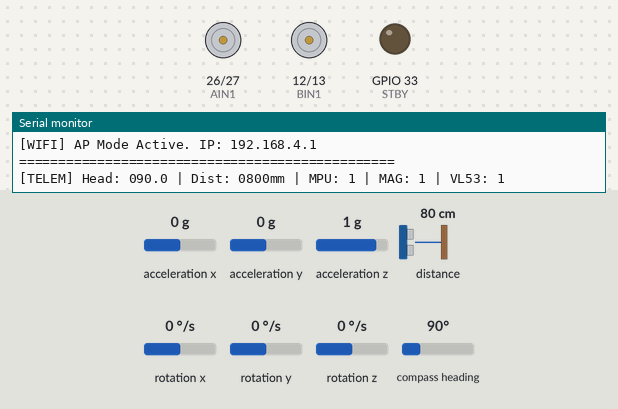
Bench run of a sketch on a simulated ESP32. Parts: motor-driver pin pairs drawn as motors (green arrow = first pin HIGH = forward, orange = second pin HIGH = backward, longer = more drive, scaled by the enable pin, stopped while the standby pin is LOW), output pins drawn as LEDs (lit = HIGH), the last lines printed to the serial monitor. Wiring (inferred from the names in the program): QMC5883L compass at I2C address 0x0D; MPU-6050 motion sensor at I2C address 0x68. Inputs (shaded band) come from the test bench; at power-on: acceleration x 0 g, acceleration y 0 g, acceleration z 1 g, distance to the obstacle 80 cm, rotation x 0 °/s, rotation y 0 °/s, rotation z 0 °/s, compass heading 90°. EEPROM starts erased.

Above: at 2.7 s.
At 4.5 s:
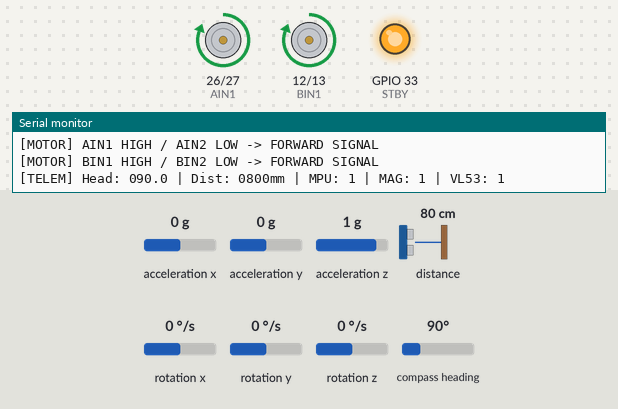
At 10.5 s:
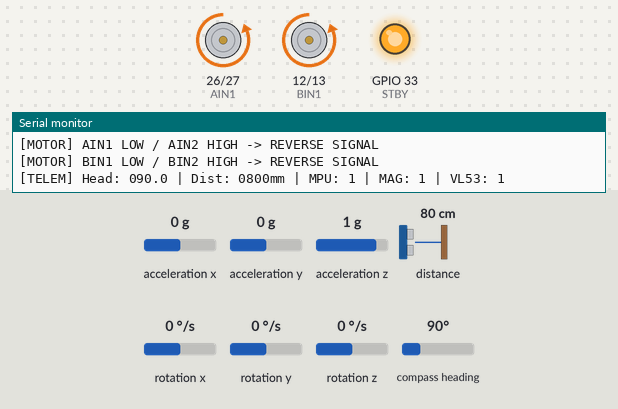
At 13.5 s:
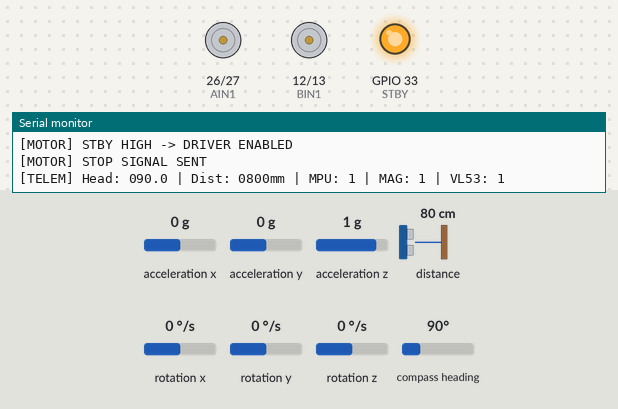
Timing chart, 0 to 16.3 s (numbered marks = the images above):
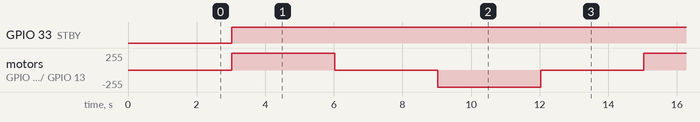

Measured:
- by itself, GPIO 33 (STBY): LOW → HIGH at 3.0 s
- by itself, motor on GPIO 26 (AIN1) / GPIO 27 (AIN2), motor on GPIO 12 (BIN1) / GPIO 13 (BIN2): repeats every 12.0 s: stopped 3.0 s, backward 255/255 3.0 s, stopped 3.0 s, forward 255/255 3.0 s

The sketch:

debug.ino
```cpp
#include <Wire.h>
#include <WiFi.h>
#include <WebServer.h>
#include <Preferences.h>
#include <math.h>
#include <Adafruit_VL53L0X.h> // Required for ST's proprietary ToF init sequence

// ==========================================
// PINS & HARDWARE CONFIGURATION
// ==========================================
#define I2C_SDA 21
#define I2C_SCL 22

// Motor Driver Pins (TB6612FNG)
#define PWMA 25
#define AIN1 26
#define AIN2 27
#define PWMB 14
#define BIN1 12  // CAUTION: Strapping pin. Do not pull HIGH externally at boot.
#define BIN2 13
#define STBY 33

// I2C Addresses
#define MPU_ADDR 0x68
#define QMC_ADDR 0x0D
#define HMC_ADDR 0x1E
#define VL53_ADDR 0x29

// Tuning & Constants
const int REQUIRED_UNIQUE_SAMPLES = 800;
const float MPU_ALPHA = 0.2; // Low-pass filter coefficient
float declination = 0.0;     // Adjust for local geographic declination

// ==========================================
// GLOBALS & STATE
// ==========================================
WebServer server(80);
Preferences preferences;
Adafruit_VL53L0X lox = Adafruit_VL53L0X();

// Hardware Status Flags
bool mpuOk = false;
bool magOk = false;
bool vl53Ok = false;
uint8_t magAddr = 0x00;
String magType = "NONE";
bool isHMC = false;

// Sensor Data
float accX = 0, accY = 0, accZ = 0;
float gyroX = 0, gyroY = 0, gyroZ = 0;
float gyroBiasX = 0, gyroBiasY = 0, gyroBiasZ = 0;
float magX = 0, magY = 0, magZ = 0;
float heading = 0.0;
float magOffsetX = 0, magOffsetY = 0, magOffsetZ = 0;
uint16_t distanceMM = 0;

// Calibration State Machine
bool isCalibratingMag = false;
int magCalSamplesCollected = 0;
int16_t lastRawX = 0, lastRawY = 0, lastRawZ = 0;
float magMinX = 32767, magMaxX = -32768;
float magMinY = 32767, magMaxY = -32768;
float magMinZ = 32767, magMaxZ = -32768;

// Timing & Non-Blocking Logic
unsigned long lastConsoleUpdate = 0;
unsigned long lastMotorChange = 0;
unsigned long lastI2CRetry = 0;
int motorDiagnosticState = 0;
String motorLogicStatus = "INIT";

// ==========================================
// WEB DASHBOARD (PROGMEM)
// ==========================================
const char INDEX_HTML[] PROGMEM = R"=====(
<!DOCTYPE html>
<html>
<head>
  <title>ESP32 Advanced Telemetry</title>
  <meta name="viewport" content="width=device-width, initial-scale=1">
  <style>
    body { background-color: #0d1117; color: #00ff00; font-family: 'Courier New', Courier, monospace; margin: 10px; display: flex; flex-direction: column; align-items: center;}
    h1 { color: #58a6ff; border-bottom: 1px solid #30363d; padding-bottom: 10px; width: 100%; text-align: center; font-size: 1.2em;}
    .container { max-width: 600px; width: 100%; }
    .card { background: #161b22; border: 1px solid #30363d; border-radius: 6px; padding: 15px; margin-bottom: 15px; }
    button { background: #238636; color: white; border: none; padding: 10px 20px; border-radius: 5px; cursor: pointer; font-weight: bold; margin-right: 10px; width: 100%; margin-bottom: 10px;}
    button:hover { background: #2ea043; }
    .btn-danger { background: #da3633; }
    .btn-danger:hover { background: #f85149; }
    table { width: 100%; text-align: left; font-size: 0.85em; }
    th, td { padding: 5px; border-bottom: 1px solid #30363d; }
    th { color: #8b949e; width: 45%; }

    #progress-container { width: 100%; background-color: #30363d; border-radius: 5px; margin: 10px 0; display: none; }
    #progress-bar { width: 0%; height: 20px; background-color: #238636; text-align: center; color: white; border-radius: 5px; transition: width 0.1s; }

    #compass-svg { width: 150px; height: 150px; display: block; margin: 10px auto; }
    .compass-ring { stroke: #30363d; stroke-width: 2; fill: none; }
    .compass-degree-mark { stroke: #30363d; stroke-width: 1; }
    .compass-text { fill: #8b949e; font-size: 14px; text-anchor: middle;}
    .compass-text-main { fill: #ffffff; font-weight: bold; font-size: 18px;}
    #compass-needle { fill: #da3633; transition: transform 0.2s ease-out; transform-origin: 75px 75px; }
    #heading-val { font-size: 2em; color: #58a6ff; text-align: center; margin: 0; }
    #dist-val { font-size: 1.5em; color: #f2cc60; text-align: center; margin-top: 5px; }

    .ok { color: #00ff00; font-weight: bold; }
    .err { color: #da3633; font-weight: bold; }
    .warn { color: #f2cc60; font-weight: bold; }
  </style>
</head>
<body>
  <h1>[ ESP32 ] SPY CAR DIAGNOSTICS</h1>

  <div class="container">
    <div class="card">
      <div id="heading-val">0.0&deg;</div>
      <div id="dist-val">RANGE: -- mm</div>
      <svg id="compass-svg" viewBox="0 0 150 150">
        <circle class="compass-ring" cx="75" cy="75" r="70"/>
        <line class="compass-degree-mark" x1="75" y1="5" x2="75" y2="15" /> <line class="compass-degree-mark" x1="145" y1="75" x2="135" y2="75" /> <line class="compass-degree-mark" x1="75" y1="145" x2="75" y2="135" /> <line class="compass-degree-mark" x1="5" y1="75" x2="15" y2="75" />
        <text x="75" y="30" class="compass-text compass-text-main">N</text><text x="130" y="80" class="compass-text">E</text><text x="75" y="135" class="compass-text">S</text><text x="20" y="80" class="compass-text">W</text>
        <g id="compass-needle"><polygon points="75,10 85,75 75,90 65,75" /><circle cx="75" cy="75" r="5" fill="#58a6ff"/></g>
      </svg>
    </div>

    <div class="card">
      <h3>SYSTEM DATA</h3>
      <div id="data">Loading telemetry...</div>
    </div>

    <div class="card">
      <h3>MAG CALIBRATION</h3>
      <div id="progress-container"><div id="progress-bar">0%</div></div>
      <p id="cal-status" class="ok" style="text-align:center;">IDLE (Offsets Active)</p>
      <button id="btn-start" onclick="fetch('/start_cal')">Start Calibration</button>
      <button class="btn-danger" id="btn-reset" onclick="fetch('/reset_cal')">Reset Offsets</button>
    </div>
  </div>

  <script>
    setInterval(() => {
      fetch('/data')
        .then(response => response.json())
        .then(data => {
          document.getElementById('compass-needle').style.transform = `rotate(${data.heading}deg)`;
          document.getElementById('heading-val').innerHTML = `${data.heading.toFixed(1)}&deg;`;
          document.getElementById('dist-val').innerHTML = `RANGE: ${data.dist} mm`;

          if(data.calibrating) {
            document.getElementById('cal-status').innerText = `COLLECTING DATA...`;
            document.getElementById('cal-status').className = "warn";
            document.getElementById('progress-bar').style.width = `${data.cal_pct}%`;
            document.getElementById('progress-bar').innerText = `${data.cal_pct}%`;
            document.getElementById('progress-container').style.display = 'block';
          } else {
            document.getElementById('cal-status').innerText = "IDLE (Offsets Active)";
            document.getElementById('cal-status').className = "ok";
            document.getElementById('progress-container').style.display = 'none';
          }

          document.getElementById('data').innerHTML = `
            <table>
              <tr><th>MPU6050 Status</th><td class="${data.mpuOk ? 'ok' : 'err'}">${data.mpuOk ? 'ONLINE' : 'OFFLINE'}</td></tr>
              <tr><th>Magnetometer Status</th><td class="${data.magOk ? 'ok' : 'err'}">${data.magOk ? 'ONLINE ('+data.magType+')' : 'OFFLINE'}</td></tr>
              <tr><th>VL53L0X Status</th><td class="${data.vl53Ok ? 'ok' : 'err'}">${data.vl53Ok ? 'ONLINE' : 'OFFLINE'}</td></tr>
              <tr><th>Motor Logic</th><td style="color:#58a6ff; font-weight:bold;">${data.motorLog}</td></tr>
              <tr><th>Accel (X,Y,Z)</th><td>${data.aX.toFixed(2)}, ${data.aY.toFixed(2)}, ${data.aZ.toFixed(2)} g</td></tr>
              <tr><th>Gyro (X,Y,Z)</th><td>${data.gX.toFixed(1)}, ${data.gY.toFixed(1)}, ${data.gZ.toFixed(1)} &deg;/s</td></tr>
            </table>
          `;
        });
    }, 200);
  </script>
</body>
</html>
)=====";

// ==========================================
// MOTOR DRIVER LOGIC DIAGNOSTICS
// ==========================================
void initMotorDriver() {
  pinMode(PWMA, OUTPUT); pinMode(AIN1, OUTPUT); pinMode(AIN2, OUTPUT);
  pinMode(PWMB, OUTPUT); pinMode(BIN1, OUTPUT); pinMode(BIN2, OUTPUT);
  pinMode(STBY, OUTPUT);

  digitalWrite(STBY, LOW); // Start disabled
  digitalWrite(AIN1, LOW); digitalWrite(AIN2, LOW); digitalWrite(PWMA, LOW);
  digitalWrite(BIN1, LOW); digitalWrite(BIN2, LOW); digitalWrite(PWMB, LOW);
  Serial.println("[MOTOR] Pins configured. Driver currently DISABLED (STBY LOW).");
}

void testMotorDriver() {
  // Non-blocking logic diagnostic sequence (Cycles every 3 seconds)
  if (millis() - lastMotorChange > 3000) {
    lastMotorChange = millis();
    motorDiagnosticState = (motorDiagnosticState + 1) % 4;

    // Ensure driver is enabled for tests
    digitalWrite(STBY, HIGH);

    switch(motorDiagnosticState) {
      case 0: // STOP
        digitalWrite(AIN1, LOW); digitalWrite(AIN2, LOW); digitalWrite(PWMA, LOW);
        digitalWrite(BIN1, LOW); digitalWrite(BIN2, LOW); digitalWrite(PWMB, LOW);
        motorLogicStatus = "STOP SIGNAL";
        Serial.println("\n[MOTOR] STBY HIGH -> DRIVER ENABLED");
        Serial.println("[MOTOR] STOP SIGNAL SENT");
        break;

      case 1: // FORWARD
        digitalWrite(AIN1, HIGH); digitalWrite(AIN2, LOW); digitalWrite(PWMA, HIGH);
        digitalWrite(BIN1, HIGH); digitalWrite(BIN2, LOW); digitalWrite(PWMB, HIGH);
        motorLogicStatus = "FORWARD SIGNAL";
        Serial.println("\n[MOTOR] AIN1 HIGH / AIN2 LOW -> FORWARD SIGNAL");
        Serial.println("[MOTOR] BIN1 HIGH / BIN2 LOW -> FORWARD SIGNAL");
        break;

      case 2: // STOP
        digitalWrite(AIN1, LOW); digitalWrite(AIN2, LOW); digitalWrite(PWMA, LOW);
        digitalWrite(BIN1, LOW); digitalWrite(BIN2, LOW); digitalWrite(PWMB, LOW);
        motorLogicStatus = "STOP SIGNAL";
        Serial.println("\n[MOTOR] STOP SIGNAL SENT");
        break;

      case 3: // REVERSE
        digitalWrite(AIN1, LOW); digitalWrite(AIN2, HIGH); digitalWrite(PWMA, HIGH);
        digitalWrite(BIN1, LOW); digitalWrite(BIN2, HIGH); digitalWrite(PWMB, HIGH);
        motorLogicStatus = "REVERSE SIGNAL";
        Serial.println("\n[MOTOR] AIN1 LOW / AIN2 HIGH -> REVERSE SIGNAL");
        Serial.println("[MOTOR] BIN1 LOW / BIN2 HIGH -> REVERSE SIGNAL");
        break;
    }
  }
}

// ==========================================
// I2C MULTI-SENSOR SETUP & RETRY LOGIC
// ==========================================
void scanI2C() {
  Serial.println("\n[I2C] Scanning bus...");
  for(byte address = 1; address < 127; address++ ) {
    Wire.beginTransmission(address);
    if (Wire.endTransmission() == 0) {
      Serial.printf("[I2C] Found device at 0x%02X\n", address);
    }
  }
}

void initMPU() {
  Wire.beginTransmission(MPU_ADDR);
  Wire.write(0x6B); // Wake register
  Wire.write(0x00);
  if (Wire.endTransmission() == 0) {
    mpuOk = true;
    Wire.beginTransmission(MPU_ADDR); Wire.write(0x1B); Wire.write(0x08); Wire.endTransmission(); // 500deg/s
    Wire.beginTransmission(MPU_ADDR); Wire.write(0x1C); Wire.write(0x08); Wire.endTransmission(); // 4g
    Serial.println("[MPU6050] ONLINE & CONFIGURED");

    // Quick startup calibration
    long sumX = 0, sumY = 0, sumZ = 0;
    for (int i = 0; i < 500; i++) {
      Wire.beginTransmission(MPU_ADDR); Wire.write(0x43);
      if(Wire.endTransmission(false) == 0 && Wire.requestFrom(MPU_ADDR, 6, true) == 6) {
        sumX += (int16_t)(Wire.read() << 8 | Wire.read());
        sumY += (int16_t)(Wire.read() << 8 | Wire.read());
        sumZ += (int16_t)(Wire.read() << 8 | Wire.read());
      }
      delay(2);
    }
    gyroBiasX = (float)sumX / 500.0; gyroBiasY = (float)sumY / 500.0; gyroBiasZ = (float)sumZ / 500.0;
  } else {
    mpuOk = false;
    Serial.println("[MPU6050] ERROR: NOT DETECTED");
  }
}

void initMag() {
  Wire.beginTransmission(QMC_ADDR);
  if (Wire.endTransmission() == 0) {
    magOk = true; magAddr = QMC_ADDR; magType = "QMC5883L"; isHMC = false;
    Wire.beginTransmission(magAddr); Wire.write(0x09); Wire.write(0x1D); Wire.endTransmission();
    Wire.beginTransmission(magAddr); Wire.write(0x0B); Wire.write(0x01); Wire.endTransmission();
    Serial.println("[MAG] ONLINE (QMC5883L)");
    return;
  }

  Wire.beginTransmission(HMC_ADDR);
  if (Wire.endTransmission() == 0) {
    magOk = true; magAddr = HMC_ADDR; magType = "HMC5883L"; isHMC = true;
    Wire.beginTransmission(magAddr); Wire.write(0x00); Wire.write(0x70); Wire.endTransmission();
    Wire.beginTransmission(magAddr); Wire.write(0x01); Wire.write(0xA0); Wire.endTransmission();
    Wire.beginTransmission(magAddr); Wire.write(0x02); Wire.write(0x00); Wire.endTransmission();
    Serial.println("[MAG] ONLINE (HMC5883L)");
    return;
  }
  magOk = false;
  Serial.println("[MAG] ERROR: NOT DETECTED");
}

void initVL53() {
  Wire.beginTransmission(VL53_ADDR);
  if (Wire.endTransmission() == 0) {
    if (lox.begin()) {
      vl53Ok = true;
      Serial.println("[VL53L0X] ONLINE & CONFIGURED");
      return;
    }
  }
  vl53Ok = false;
  Serial.println("[VL53L0X] ERROR: NOT DETECTED");
}

// ==========================================
// SENSOR READING (NON-BLOCKING)
// ==========================================
void readMPU() {
  if (!mpuOk) return;
  Wire.beginTransmission(MPU_ADDR); Wire.write(0x3B);
  if (Wire.endTransmission(false) != 0 || Wire.requestFrom(MPU_ADDR, 14, true) != 14) {
    mpuOk = false; return;
  }

  float rawAX = (int16_t)(Wire.read() << 8 | Wire.read()) / 8192.0;
  float rawAY = (int16_t)(Wire.read() << 8 | Wire.read()) / 8192.0;
  float rawAZ = (int16_t)(Wire.read() << 8 | Wire.read()) / 8192.0;
  Wire.read(); Wire.read(); // Skip Temp
  float rawGX = ((int16_t)(Wire.read() << 8 | Wire.read()) - gyroBiasX) / 65.5;
  float rawGY = ((int16_t)(Wire.read() << 8 | Wire.read()) - gyroBiasY) / 65.5;
  float rawGZ = ((int16_t)(Wire.read() << 8 | Wire.read()) - gyroBiasZ) / 65.5;

  // EMA Filter
  accX = (MPU_ALPHA * rawAX) + ((1.0 - MPU_ALPHA) * accX);
  accY = (MPU_ALPHA * rawAY) + ((1.0 - MPU_ALPHA) * accY);
  accZ = (MPU_ALPHA * rawAZ) + ((1.0 - MPU_ALPHA) * accZ);
  gyroX = (MPU_ALPHA * rawGX) + ((1.0 - MPU_ALPHA) * gyroX);
  gyroY = (MPU_ALPHA * rawGY) + ((1.0 - MPU_ALPHA) * gyroY);
  gyroZ = (MPU_ALPHA * rawGZ) + ((1.0 - MPU_ALPHA) * gyroZ);
}

void readMag() {
  if (!magOk) return;
  int16_t rawX=0, rawY=0, rawZ=0;

  Wire.beginTransmission(magAddr);
  Wire.write(isHMC ? 0x03 : 0x00);
  if(Wire.endTransmission(false) != 0 || Wire.requestFrom((uint8_t)magAddr, (uint8_t)6, (uint8_t)true) != 6) {
    magOk = false; return;
  }

  if (isHMC) {
    rawX = (Wire.read() << 8) | Wire.read(); rawZ = (Wire.read() << 8) | Wire.read(); rawY = (Wire.read() << 8) | Wire.read();
  } else {
    rawX = Wire.read() | (Wire.read() << 8); rawY = Wire.read() | (Wire.read() << 8); rawZ = Wire.read() | (Wire.read() << 8);
  }

  if (isCalibratingMag) {
    if (abs(rawX - lastRawX) > 15 || abs(rawY - lastRawY) > 15 || abs(rawZ - lastRawZ) > 15) {
        if (rawX < magMinX) magMinX = rawX; if (rawX > magMaxX) magMaxX = rawX;
        if (rawY < magMinY) magMinY = rawY; if (rawY > magMaxY) magMaxY = rawY;
        if (rawZ < magMinZ) magMinZ = rawZ; if (rawZ > magMaxZ) magMaxZ = rawZ;
        magCalSamplesCollected++;
        lastRawX = rawX; lastRawY = rawY; lastRawZ = rawZ;
    }
    if (magCalSamplesCollected >= REQUIRED_UNIQUE_SAMPLES) {
      isCalibratingMag = false;
      magOffsetX = (magMaxX + magMinX) / 2.0; magOffsetY = (magMaxY + magMinY) / 2.0; magOffsetZ = (magMaxZ + magMinZ) / 2.0;
      preferences.begin("mag", false); preferences.putFloat("x", magOffsetX); preferences.putFloat("y", magOffsetY); preferences.end();
      Serial.println("\n[MAG] Calibration Saved.");
    }
  }
  magX = rawX - magOffsetX; magY = rawY - magOffsetY; magZ = rawZ - magOffsetZ;
}

void readVL53() {
  if (!vl53Ok) return;
  VL53L0X_RangingMeasurementData_t measure;
  lox.rangingTest(&measure, false);
  if (measure.RangeStatus != 4) {  // 4 = Out of range
    distanceMM = measure.RangeMilliMeter;
  } else {
    distanceMM = 8190; // Standard out-of-range flag value
  }
}

void calculateHeading() {
  if (!magOk || (magX == 0 && magY == 0)) return;
  heading = atan2(magY, magX) * 180.0 / M_PI;
  heading += declination;
  if (heading < 0) heading += 360.0;
  if (heading >= 360.0) heading -= 360.0;
}

// ==========================================
// WEB SERVER SETUP
// ==========================================
void setupWebServer() {
  server.on("/", []() { server.send(200, "text/html", INDEX_HTML); });
  server.on("/data", []() {
    int progress = isCalibratingMag ? (int)(((float)magCalSamplesCollected / REQUIRED_UNIQUE_SAMPLES) * 100) : 0;
    if (progress > 100) progress = 100;

    String json = "{";
    json += "\"mpuOk\":" + String(mpuOk ? "true" : "false") + ",\"magOk\":" + String(magOk ? "true" : "false") + ",\"vl53Ok\":" + String(vl53Ok ? "true" : "false") + ",";
    json += "\"magType\":\"" + magType + "\",\"motorLog\":\"" + motorLogicStatus + "\",\"heading\":" + String(heading, 1) + ",\"dist\":" + String(distanceMM) + ",";
    json += "\"aX\":" + String(accX, 2) + ",\"aY\":" + String(accY, 2) + ",\"aZ\":" + String(accZ, 2) + ",";
    json += "\"gX\":" + String(gyroX, 1) + ",\"gY\":" + String(gyroY, 1) + ",\"gZ\":" + String(gyroZ, 1) + ",";
    json += "\"calibrating\":" + String(isCalibratingMag ? "true" : "false") + ",\"cal_pct\":" + String(progress) + "}";
    server.send(200, "application/json", json);
  });
  server.on("/start_cal", []() {
    magMinX = 32767; magMaxX = -32768; magMinY = 32767; magMaxY = -32768; magMinZ = 32767; magMaxZ = -32768;
    magCalSamplesCollected = 0; lastRawX = 0; lastRawY = 0; lastRawZ = 0;
    isCalibratingMag = true;
    server.send(200, "text/plain", "OK");
  });
  server.on("/reset_cal", []() {
    magOffsetX = 0; magOffsetY = 0; magOffsetZ = 0;
    preferences.begin("mag", false); preferences.putFloat("x", 0); preferences.putFloat("y", 0); preferences.end();
    server.send(200, "text/plain", "OK");
  });
  server.begin();
}

// ==========================================
// MAIN LOOP & SETUP
// ==========================================
void setup() {
  Serial.begin(115200);
  delay(1000);
  Serial.println("\n\n================================================");
  Serial.println("[ SYSTEM ] ESP32 SPY CAR DIAGNOSTICS INIT...");

  initMotorDriver();

  Wire.begin(I2C_SDA, I2C_SCL);
  Wire.setClock(400000);

  scanI2C();
  initMPU();
  initMag();
  initVL53();

  preferences.begin("mag", true);
  magOffsetX = preferences.getFloat("x", 0.0); magOffsetY = preferences.getFloat("y", 0.0);
  preferences.end();

  WiFi.mode(WIFI_AP);
  WiFi.softAP("SPY_CAR_DIAG", "12345678");
  Serial.print("[WIFI] AP Mode Active. IP: "); Serial.println(WiFi.softAPIP());

  setupWebServer();
  Serial.println("================================================\n");
}

void loop() {
  readMPU();
  readMag();
  readVL53();
  calculateHeading();

  testMotorDriver();
  server.handleClient();

  // Console Logging & Sensor Self-Healing
  if (millis() - lastConsoleUpdate > 1000) {
    if (!isCalibratingMag) {
      Serial.printf("[TELEM] Head: %05.1f | Dist: %04dmm | MPU: %d | MAG: %d | VL53: %d\n",
                    heading, distanceMM, mpuOk, magOk, vl53Ok);
    }
    lastConsoleUpdate = millis();
  }

  // Periodic recovery attempt for failed I2C devices
  if (millis() - lastI2CRetry > 5000) {
    if (!mpuOk) { Serial.println("[RECOVERY] Attempting MPU reset..."); initMPU(); }
    if (!magOk) { Serial.println("[RECOVERY] Attempting MAG reset..."); initMag(); }
    if (!vl53Ok) { Serial.println("[RECOVERY] Attempting VL53 reset..."); initVL53(); }
    lastI2CRetry = millis();
  }
}
```
